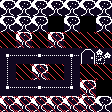

Rendered tile map (Tiled .tmx) drawn with the repository's tilesets; below, a short description and the full map source, tile grids included:
An orthogonal 7x7 tile map with 16x16 px tiles, 2 tile layers (map, collision), 2 tilesets and 2 objects (slime, wizzard).

<map version="1.10" tiledversion="1.12.2" orientation="orthogonal" renderorder="right-down" width="7" height="7" tilewidth="16" tileheight="16" infinite="0" nextlayerid="7" nextobjectid="12">
 <tileset firstgid="1" name="monotiles" tilewidth="16" tileheight="16" tilecount="40" columns="8">
  <image source="monotiles.png" width="128" height="80" />
 </tileset>
 <tileset firstgid="41" name="sprites2" tilewidth="16" tileheight="16" tilecount="8" columns="4">
  <image source="sprites2.png" width="64" height="32" />
 </tileset>
 <layer id="1" name="map" width="7" height="7">
  <data encoding="csv">
15,15,15,15,15,15,15,
15,15,15,0,15,0,15,
0,15,0,15,0,0,0,
27,18,20,18,32,17,13,
19,0,15,0,19,0,0,
26,18,20,18,29,15,0,
15,15,15,15,15,15,15
</data>
 </layer>
 <layer id="2" name="collision" width="7" height="7">
  <data encoding="csv">
0,0,0,0,0,0,0,
0,0,0,0,0,0,0,
2,2,2,2,2,2,2,
0,0,0,0,0,0,0,
0,2,2,2,0,2,2,
0,0,0,0,0,2,0,
2,2,2,2,2,2,0
</data>
 </layer>
 <objectgroup id="6" name="mobs">
  <object id="5" type="slime" gid="41" x="64" y="64" width="16" height="16">
   <properties>
    <property name="dir" type="int" value="3" />
   </properties>
  </object>
  <object id="6" type="wizzard" gid="42" x="0" y="64" width="16" height="16">
   <properties>
    <property name="dir" type="int" value="1" />
   </properties>
  </object>
 </objectgroup>
</map>
